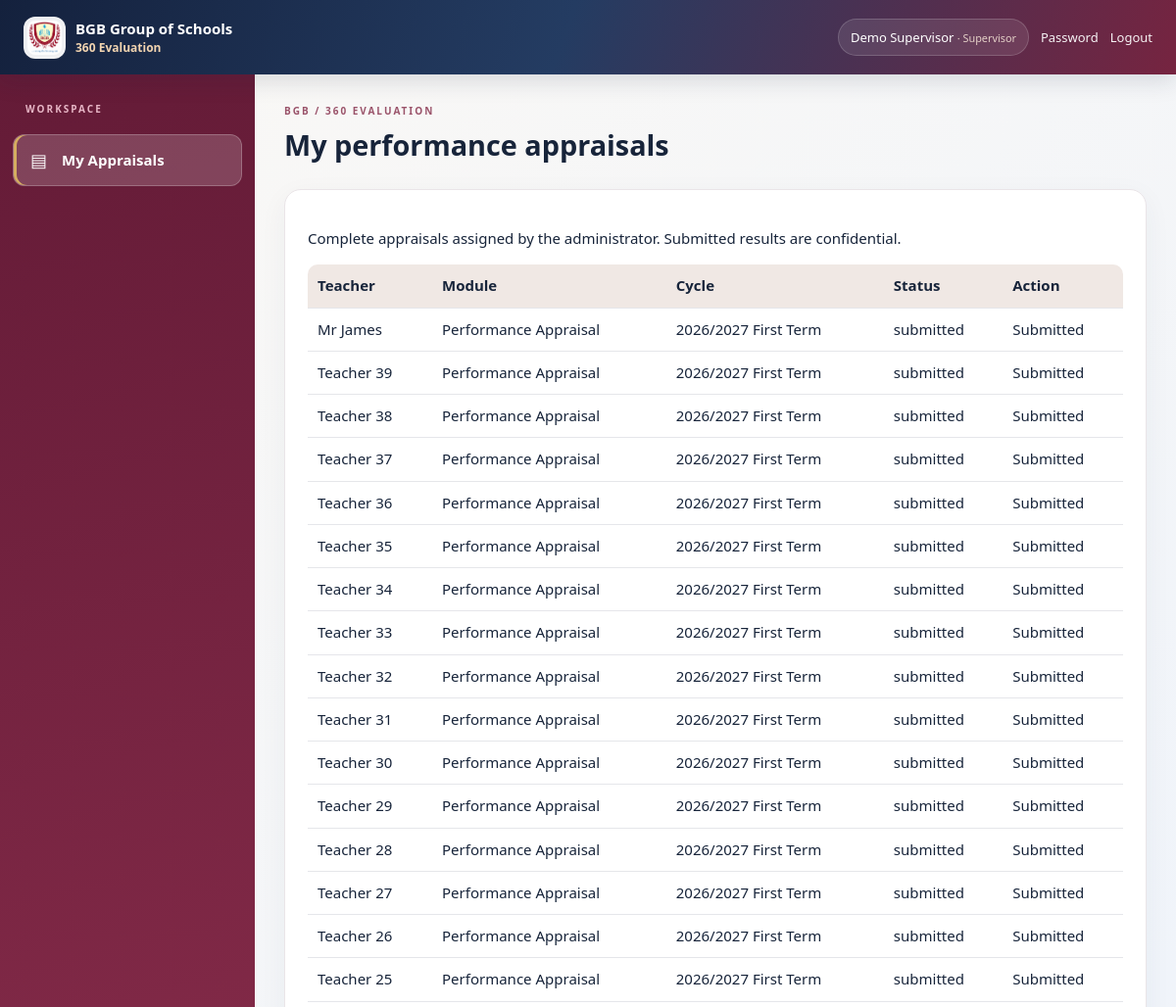
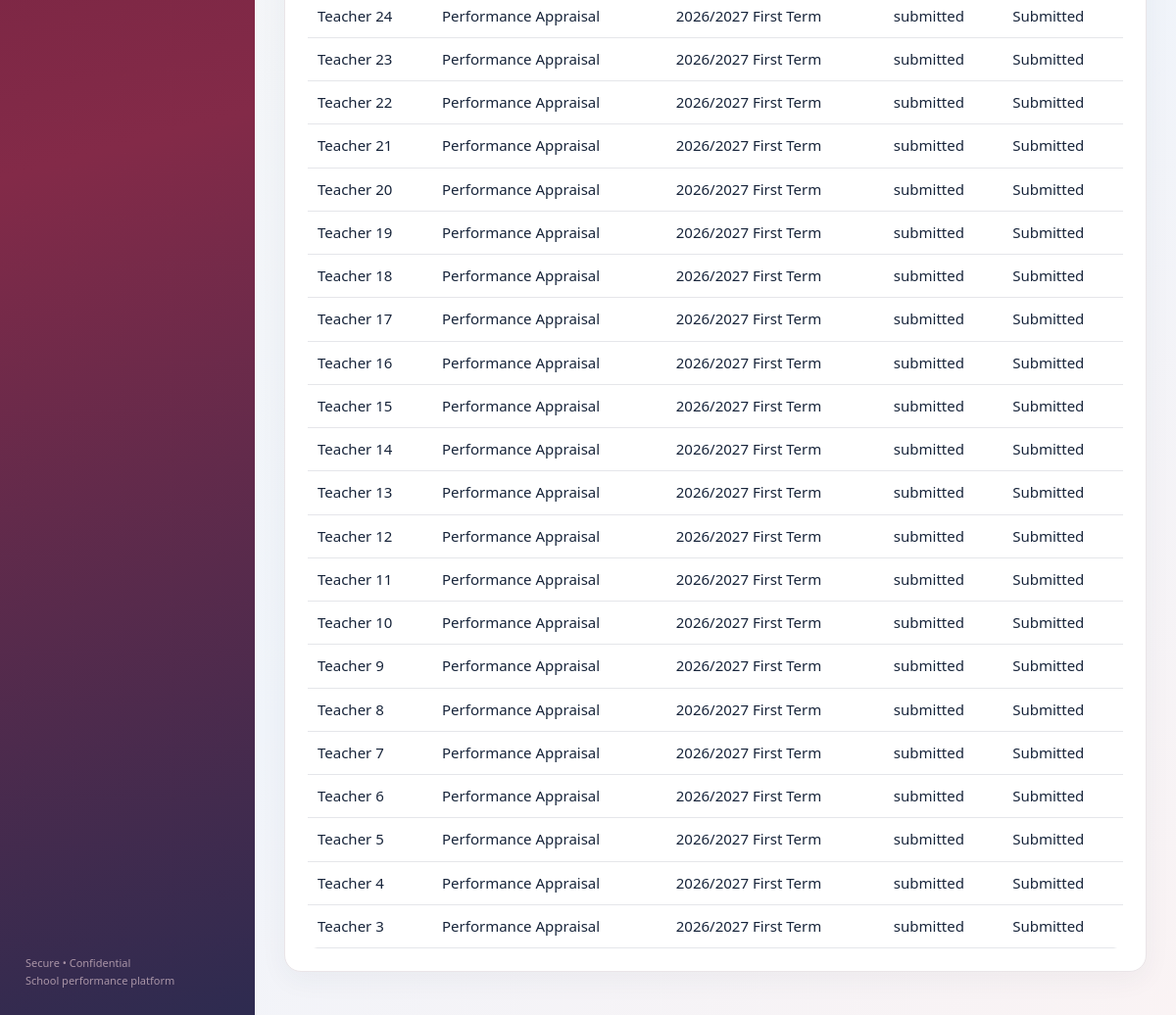
The page /supervisor/dashboard.php (signed in) on the database its author committed (2 pictures, top to bottom).
### tables this page shows
CREATE TABLE `assignments` (
  `id` int NOT NULL,
  `module_id` int NOT NULL,
  `cycle_id` int NOT NULL,
  `evaluator_id` int NOT NULL,
  `subject_id` int NOT NULL,
  `status` enum('pending','draft','submitted') NOT NULL DEFAULT 'pending',
  `observation_date` date DEFAULT NULL,
  `subject_name` varchar(150) DEFAULT NULL,
  `class_name` varchar(100) DEFAULT NULL,
  `period_name` varchar(80) DEFAULT NULL,
  `created_at` timestamp NULL DEFAULT CURRENT_TIMESTAMP,
  `submitted_at` datetime DEFAULT NULL
);

CREATE TABLE `users` (
  `id` int NOT NULL,
  `name` varchar(180) NOT NULL,
  `phone` varchar(20) NOT NULL,
  `password_hash` varchar(255) NOT NULL,
  `role` enum('admin','management','supervisor','teacher') NOT NULL DEFAULT 'teacher',
  `gender` varchar(30) DEFAULT NULL,
  `section_id` int DEFAULT NULL,
  `classes` varchar(255) DEFAULT NULL,
  `subjects` varchar(255) DEFAULT NULL,
  `staff_id` varchar(60) DEFAULT NULL,
  `is_active` tinyint NOT NULL DEFAULT '1',
  `must_change_password` tinyint NOT NULL DEFAULT '1',
  `created_at` timestamp NULL DEFAULT CURRENT_TIMESTAMP
);

CREATE TABLE `modules` (
  `id` int NOT NULL,
  `name` varchar(150) NOT NULL,
  `slug` varchar(150) NOT NULL,
  `description` text,
  `evaluator_role` enum('teacher','supervisor','management','admin','public') NOT NULL DEFAULT 'teacher',
  `rating_direction` enum('high','low') NOT NULL DEFAULT 'high',
  `is_active` tinyint DEFAULT '0',
  `created_at` timestamp NULL DEFAULT CURRENT_TIMESTAMP
);

CREATE TABLE `academic_sessions` (
  `id` int NOT NULL,
  `name` varchar(30) NOT NULL,
  `is_current` tinyint NOT NULL DEFAULT '0'
);

CREATE TABLE `evaluation_cycles` (
  `id` int NOT NULL,
  `session_id` int NOT NULL,
  `term` varchar(40) NOT NULL,
  `starts_at` date DEFAULT NULL,
  `ends_at` date DEFAULT NULL,
  `is_open` tinyint DEFAULT '1'
);

### supervisor/dashboard.php (the view)
<?php require __DIR__.'/../includes/core.php';$u=require_login(['supervisor']);$rows=all("SELECT a.*,m.name module_name,t.name teacher,c.term,s.name session_name FROM assignments a JOIN modules m ON m.id=a.module_id JOIN users t ON t.id=a.subject_id JOIN evaluation_cycles c ON c.id=a.cycle_id JOIN academic_sessions s ON s.id=c.session_id WHERE a.evaluator_id=? AND m.is_active=1 ORDER BY a.id DESC",[$u['id']]);ob_start();?><div class="card"><p>Complete appraisals assigned by the administrator. Submitted results are confidential.</p><div class="tablewrap"><table><tr><th>Teacher</th><th>Module</th><th>Cycle</th><th>Status</th><th>Action</th></tr><?php foreach($rows as $r)echo '<tr><td>'.h($r['teacher']).'</td><td>'.h($r['module_name']).'</td><td>'.h($r['session_name'].' '.$r['term']).'</td><td>'.h($r['status']).'</td><td>'.($r['status']==='submitted'?'Submitted':'<a class="btn" href="'.url('evaluate.php?id='.$r['id']).'">Open form</a>').'</td></tr>';?></table></div></div><?php layout('My performance appraisals',ob_get_clean());

### assets/css/style.css (style rules this page uses)
* { box-sizing:border-box }
body { margin:0;background:#f8f5ef;color:#1b2941;font:15px/1.55 system-ui,Arial,sans-serif }
.card { background:#fff;border:1px solid #e4ded4;border-radius:12px;padding:20px;margin:0 0 18px;box-shadow:0 3px 12px #18243a0a }
.tablewrap { overflow-x:auto }
table { border-collapse:collapse;width:100%;background:white }
td,th { border-bottom:1px solid #e5e6ea;text-align:left;padding:10px;vertical-align:top }
th { background:#f0e8e4 }
:root { --navy:#14213d;--maroon:#7b203e;--gold:#d6ae60;--cream:#faf8f5;--ink:#17243a }
body { background:linear-gradient(140deg,#faf8f5,#f0f4fa 65%,#faf3f4);color:var(--ink) }
.card { border:1px solid #eae5e8;border-radius:17px;padding:23px;box-shadow:0 8px 28px #2634530d;transition:box-shadow .2s,transform .2s }
html { width:100%;overflow-x:hidden;-webkit-text-size-adjust:100% }
body { min-width:0;width:100%;overflow-x:hidden }
.shell,main,.card,.grid,.formgrid,.actions { min-width:0 }
.card { max-width:100% }
.tablewrap { display:block;width:100%;max-width:100%;overflow-x:auto;overflow-y:hidden;-webkit-overflow-scrolling:touch;overscroll-behavior-x:contain;border-radius:10px }
.tablewrap table { width:100%;min-width:650px;border-collapse:collapse;table-layout:auto }
.tablewrap th,.tablewrap td { white-space:nowrap;word-break:normal;overflow-wrap:normal;vertical-align:middle }

### rows shown on the page
assignments: users.name "Mr James", module.name "Performance Appraisal", academic_sessions.name "2026/2027 First Term", status "submitted", shows "Submitted"
assignments: users.name "Teacher 39", module.name "Performance Appraisal", academic_sessions.name "2026/2027 First Term", status "submitted", shows "Submitted"
assignments: users.name "Teacher 38", module.name "Performance Appraisal", academic_sessions.name "2026/2027 First Term", status "submitted", shows "Submitted"
assignments: users.name "Teacher 37", module.name "Performance Appraisal", academic_sessions.name "2026/2027 First Term", status "submitted", shows "Submitted"
assignments: users.name "Teacher 36", module.name "Performance Appraisal", academic_sessions.name "2026/2027 First Term", status "submitted", shows "Submitted"
assignments: users.name "Teacher 35", module.name "Performance Appraisal", academic_sessions.name "2026/2027 First Term", status "submitted", shows "Submitted"
assignments: users.name "Teacher 34", module.name "Performance Appraisal", academic_sessions.name "2026/2027 First Term", status "submitted", shows "Submitted"
assignments: users.name "Teacher 33", module.name "Performance Appraisal", academic_sessions.name "2026/2027 First Term", status "submitted", shows "Submitted"
assignments: users.name "Teacher 32", module.name "Performance Appraisal", academic_sessions.name "2026/2027 First Term", status "submitted", shows "Submitted"
assignments: users.name "Teacher 31", module.name "Performance Appraisal", academic_sessions.name "2026/2027 First Term", status "submitted", shows "Submitted"
assignments: users.name "Teacher 30", module.name "Performance Appraisal", academic_sessions.name "2026/2027 First Term", status "submitted", shows "Submitted"
assignments: users.name "Teacher 29", module.name "Performance Appraisal", academic_sessions.name "2026/2027 First Term", status "submitted", shows "Submitted"
assignments: users.name "Teacher 28", module.name "Performance Appraisal", academic_sessions.name "2026/2027 First Term", status "submitted", shows "Submitted"
assignments: users.name "Teacher 27", module.name "Performance Appraisal", academic_sessions.name "2026/2027 First Term", status "submitted", shows "Submitted"
assignments: users.name "Teacher 26", module.name "Performance Appraisal", academic_sessions.name "2026/2027 First Term", status "submitted", shows "Submitted"
assignments: users.name "Teacher 25", module.name "Performance Appraisal", academic_sessions.name "2026/2027 First Term", status "submitted", shows "Submitted"
assignments: users.name "Teacher 24", module.name "Performance Appraisal", academic_sessions.name "2026/2027 First Term", status "submitted", shows "Submitted"
assignments: users.name "Teacher 23", module.name "Performance Appraisal", academic_sessions.name "2026/2027 First Term", status "submitted", shows "Submitted"
assignments: users.name "Teacher 22", module.name "Performance Appraisal", academic_sessions.name "2026/2027 First Term", status "submitted", shows "Submitted"
assignments: users.name "Teacher 21", module.name "Performance Appraisal", academic_sessions.name "2026/2027 First Term", status "submitted", shows "Submitted"
assignments: users.name "Teacher 20", module.name "Performance Appraisal", academic_sessions.name "2026/2027 First Term", status "submitted", shows "Submitted"
assignments: users.name "Teacher 19", module.name "Performance Appraisal", academic_sessions.name "2026/2027 First Term", status "submitted", shows "Submitted"
assignments: users.name "Teacher 18", module.name "Performance Appraisal", academic_sessions.name "2026/2027 First Term", status "submitted", shows "Submitted"
assignments: users.name "Teacher 17", module.name "Performance Appraisal", academic_sessions.name "2026/2027 First Term", status "submitted", shows "Submitted"
assignments: users.name "Teacher 16", module.name "Performance Appraisal", academic_sessions.name "2026/2027 First Term", status "submitted", shows "Submitted"
assignments: users.name "Teacher 15", module.name "Performance Appraisal", academic_sessions.name "2026/2027 First Term", status "submitted", shows "Submitted"
assignments: users.name "Teacher 14", module.name "Performance Appraisal", academic_sessions.name "2026/2027 First Term", status "submitted", shows "Submitted"
assignments: users.name "Teacher 13", module.name "Performance Appraisal", academic_sessions.name "2026/2027 First Term", status "submitted", shows "Submitted"
assignments: users.name "Teacher 12", module.name "Performance Appraisal", academic_sessions.name "2026/2027 First Term", status "submitted", shows "Submitted"
assignments: users.name "Teacher 11", module.name "Performance Appraisal", academic_sessions.name "2026/2027 First Term", status "submitted", shows "Submitted"
assignments: users.name "Teacher 10", module.name "Performance Appraisal", academic_sessions.name "2026/2027 First Term", status "submitted", shows "Submitted"
assignments: users.name "Teacher 9", module.name "Performance Appraisal", academic_sessions.name "2026/2027 First Term", status "submitted", shows "Submitted"
assignments: users.name "Teacher 8", module.name "Performance Appraisal", academic_sessions.name "2026/2027 First Term", status "submitted", shows "Submitted"
assignments: users.name "Teacher 7", module.name "Performance Appraisal", academic_sessions.name "2026/2027 First Term", status "submitted", shows "Submitted"
assignments: users.name "Teacher 6", module.name "Performance Appraisal", academic_sessions.name "2026/2027 First Term", status "submitted", shows "Submitted"
assignments: users.name "Teacher 5", module.name "Performance Appraisal", academic_sessions.name "2026/2027 First Term", status "submitted", shows "Submitted"
assignments: users.name "Teacher 4", module.name "Performance Appraisal", academic_sessions.name "2026/2027 First Term", status "submitted", shows "Submitted"
assignments: users.name "Teacher 3", module.name "Performance Appraisal", academic_sessions.name "2026/2027 First Term", status "submitted", shows "Submitted"

### other values the page prints
$school['school_name'] "BGB Group of Schools"
$u['name'] "Demo Supervisor"
$role "Supervisor"
$item[1] "▤"
$item[0] "My Appraisals"
$title "My performance appraisals"
